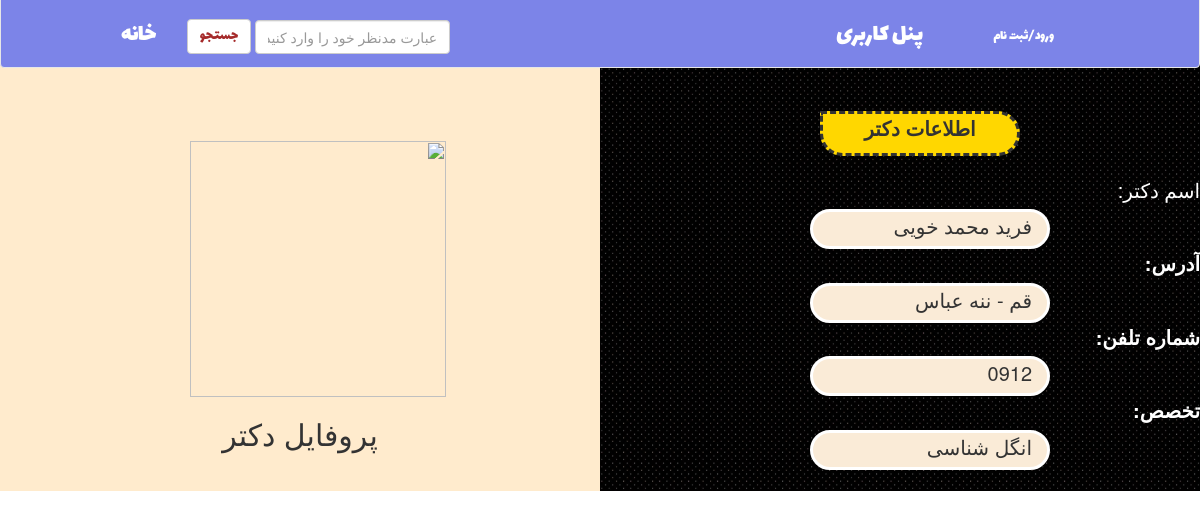
Screenshot of /doctors.php?id=037 with the database file from the repository.
### tables this page shows
CREATE TABLE `doctors` (
  `id` int(11) NOT NULL AUTO_INCREMENT,
  `identity` varchar(45) NOT NULL,
  `name` varchar(45) NOT NULL,
  `address` varchar(45) NOT NULL,
  `phone` varchar(45) NOT NULL,
  `password` varchar(45) NOT NULL,
  `expertise_id` int(11) NOT NULL,
  `vispay` int(11) NOT NULL,
  PRIMARY KEY (`id`),
  UNIQUE KEY `id_UNIQUE` (`id`),
  UNIQUE KEY `identity_UNIQUE` (`identity`),
  UNIQUE KEY `phone_UNIQUE` (`phone`),
  KEY `fk_expertise_id_1` (`expertise_id`),
  CONSTRAINT `fk_expertise_id_1` FOREIGN KEY (`expertise_id`) REFERENCES `expertise` (`id`) ON DELETE NO ACTION ON UPDATE NO ACTION
);

CREATE TABLE `expertise` (
  `id` int(11) NOT NULL AUTO_INCREMENT,
  `expertise_name` varchar(45) NOT NULL,
  PRIMARY KEY (`id`),
  UNIQUE KEY `id_UNIQUE` (`id`),
  UNIQUE KEY `name_UNIQUE` (`expertise_name`)
);

### functions.php (called while the page is built, shortened)
<?php
require_once('config.php');
include_once("css_links.php");
function db_connect(){
    global $host,$db,$user,$pass;
    $link = new mysqli($host, $user, $pass,$db);
    $link->query("SET NAMES 'utf8'");
    $link->query("SET CHARACTER SET 'utf8'");
    $link->query("SET character_set_connection = 'utf8'");
    if ($link->connect_error) {
        die("Connection failed: " . $conn->connect_error);
    }
    else{
        return $link;
   }
}
function getDoctor($identity){
    $conn = db_connect();
    $sql = "SELECT doctors.id as id, name, address, phone, password, expertise_name, identity, vispay"
            . " FROM doctors inner join expertise on doctors.expertise_id = expertise.id"
            . " WHERE identity='$identity'";
    $result = $conn->query($sql);
    $out = mysqli_fetch_array($result);
    return $out;
}
?>

### doctors.php (the view, shortened to what this page needs)
<?php
    require_once ('functions.php');
    $doctor_identity = $_GET["id"];
    $doctor = getDoctor($doctor_identity);
?>
<head>
    <link rel="stylesheet" href="assets/css/c_doctors.css">
</head>
<body  style="direction: rtl;">
    <div class="container" >
        <?php
        include_once("navbar.php");
        ?>
    </div>
    <div class="find_main">
        <div class="find_box">
            <div class="find_box_content" >
                <div class="b_4">
                    <span>اطلاعات دکتر</span><br>
                </div>
                <div class="list_forms">
                        <div class="b_1">
                            <p>اسم دکتر:</p>
                            <div class="b_2"><?php echo $doctor['name']; ?></div><br>
                        </div>
                        <div class="b_1">
                            <p><b>آدرس:</b></p>
                            <div class="b_2"><?php echo $doctor['address'] ?></div><br>
                        </div>
                        <div class="b_1">
                            <p><b>شماره تلفن:</b></p>
                            <div class="b_2"><?php echo $doctor['phone'] ?></div><br>
                        </div>
                        <div class="b_1">
                            <p><b>تخصص:</b></p>
                            <div class="b_2"><?php echo $doctor['expertise_name'] ?></div><br>
                        </div>
                </div>
            </div>
        </div>
        <div class="pic_find">
            <img src="assets/pics/doctor.png">
            <h2>پروفایل دکتر</h2>
        </div>
            <?php
                if(empty($_SESSION['identity'])) $patient = False;
                else {
                    $identity = $_SESSION['identity'];
                    $patient = getPatient($identity);
                }
                if ($patient==false)die;
            ?>

### assets/css/c_doctors.css (style rules this page uses)
.find_main { margin-top: -20px; position: relative; width: 100%; }
.container { z-index: 9999; width: 100%; padding-left: 0; padding-right: 0; position: fixed; text-align: left; }
.find_box { background-image: url("../pics/background.jpg"); background-size: 100%; height: 500px; width: 50%; padding: 0px; margin-top: 0px; position: relative; float: right; margin-top: 0.5px; }
.list_forms { background-size: 100%; width: 50%; padding: 0px; position: relative; float: right; }
.pic_find { background-color: blanchedalmond; height: 500px; width: 50%; margin-top: 0.5px; text-align: center; position: relative; float: left; }
.pic_find img { height:256px; width:256px; margin-top:150px; margin-left: 6%; }
.b_4 { text-align: center; height: 45px; width: 200px; border-style: dashed; border-top-right-radius: 50px; border-bottom-right-radius: 50px; border-bottom-left-radius: 50px; margin-top: 120px; margin-right: 30%; background-color: gold; margin-bottom: 20px; font-size: 20px; font-weight: bold; }
.b_4 span { float: none; padding-top: 5px; }
.b_2 { padding-right: 15px; border-radius:20px; font-size: 20px; border-style: solid; border-color: white; background-color: antiquewhite; display: block; float: right; margin-right: 150px; width: 80%; height: 40px; }
.b_1 p { font-size: 20px; color: white; text-align: center; display:inline-block; margin-bottom: 5px; }

### rows the page displays
doctors: name "فرید محمد خویی", address "قم - ننه عباس", phone "0912", expertise.expertise_name "انگل شناسی"
